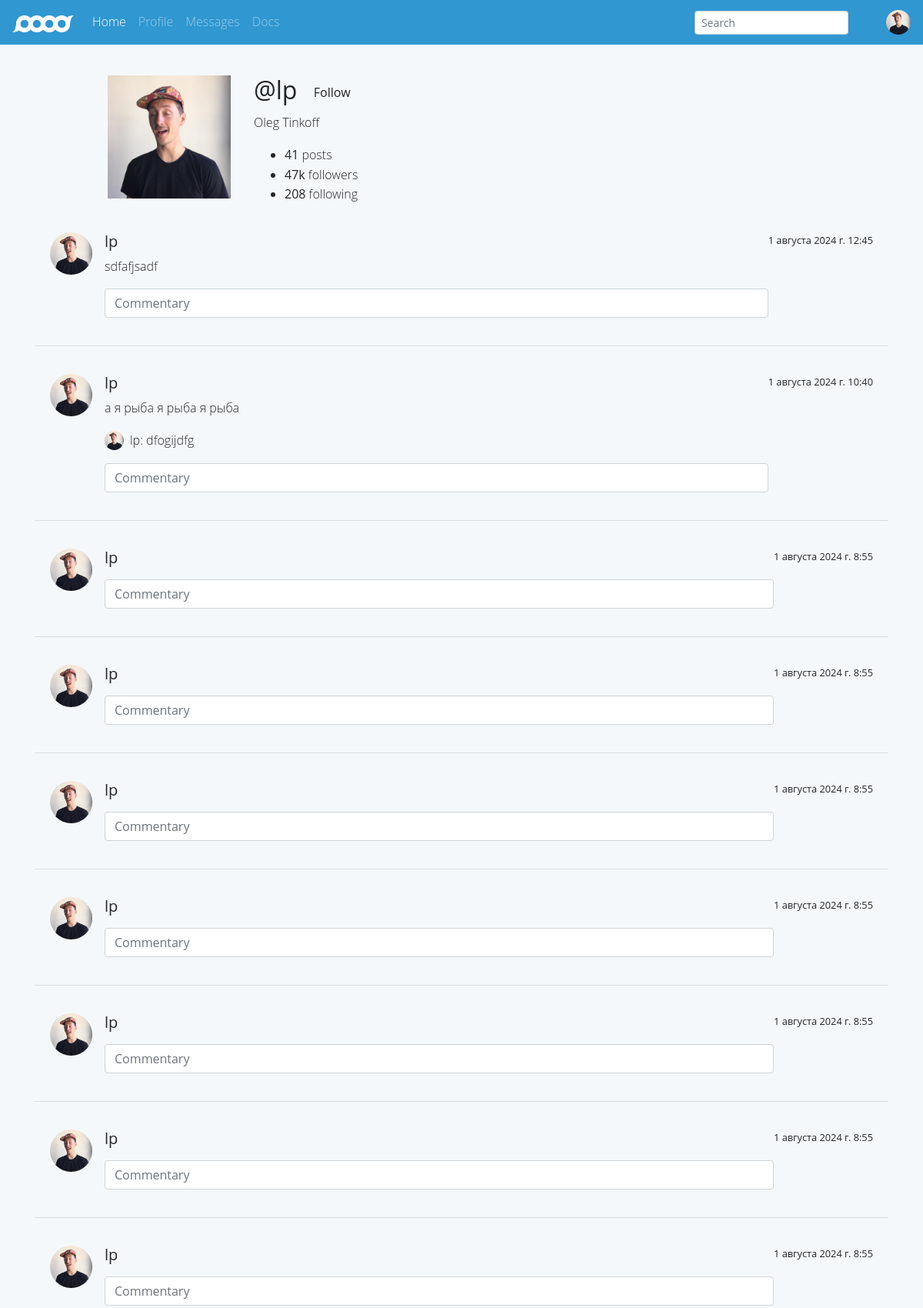
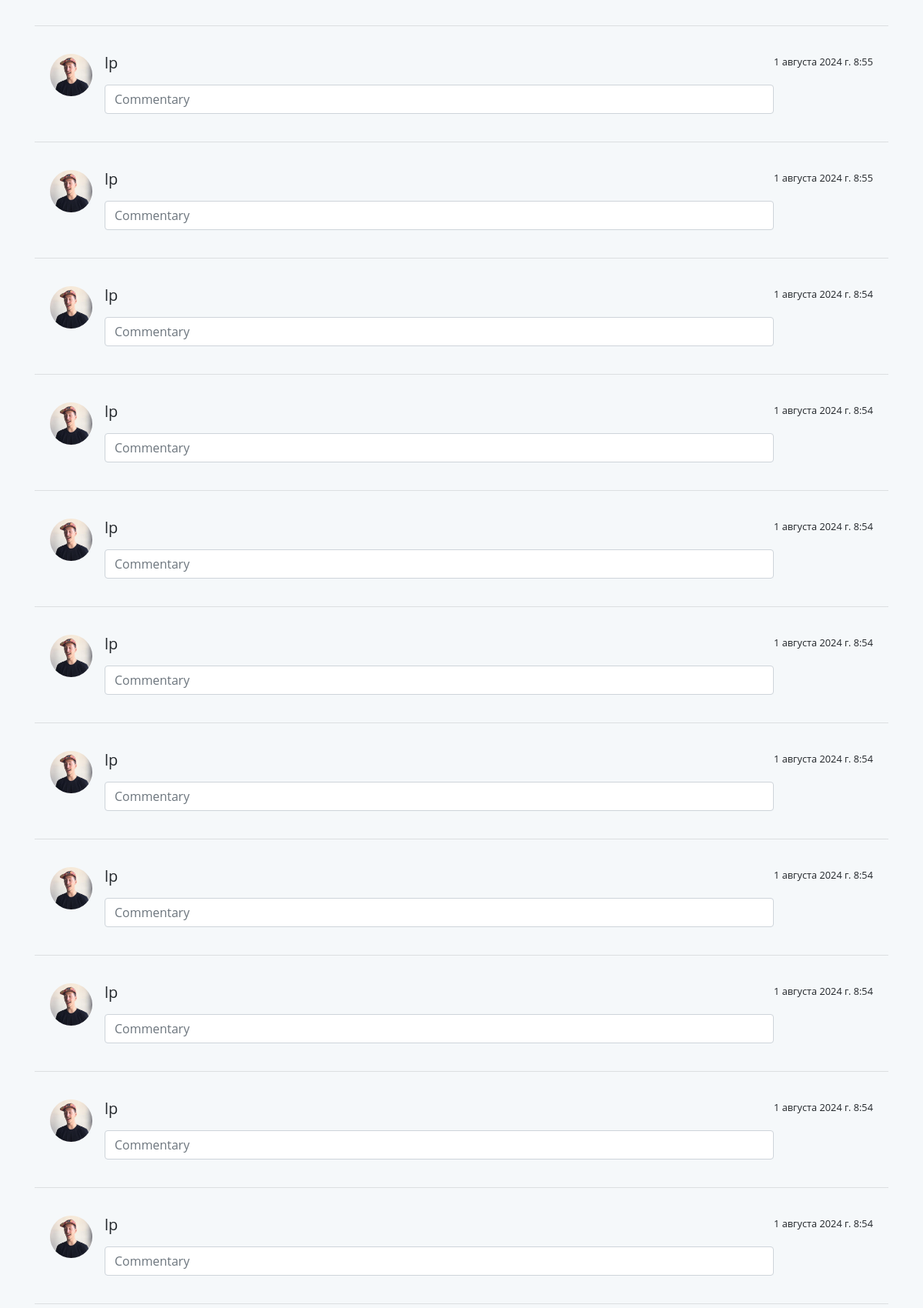
The app's page /profile/u/lp (signed in, upper part) with its own data (2 pictures, top to bottom).
### user/models.py (models this page shows, shortened)
class Users(AbstractUser):
    image = models.ImageField(upload_to="user/avatars", null=True, blank=True, verbose_name="Аватар", default="/static/img/avatar-fat.jpg")
    class Meta:
        verbose_name = "Пользователь"
        verbose_name_plural = "Пользователи"

### posts/models.py (models this page shows, shortened)
class Posts(models.Model):
    text = models.TextField(max_length=1000, verbose_name="Текст поста")
    posting_time = models.DateTimeField(auto_now_add=True, blank=True)
    user = models.ForeignKey(to=Users, on_delete=models.CASCADE)
    class Meta:
        verbose_name = ("Пост")
        verbose_name_plural = ("Посты")

class Commentaries(models.Model):
    text = models.TextField(max_length=1000, verbose_name="Текст комментария")
    post = models.ForeignKey(to=Posts, on_delete=models.CASCADE)
    user = models.ForeignKey(to=Users, on_delete=models.CASCADE)
    class Meta:
        verbose_name = ("Комментарий")
        verbose_name_plural = ("Комментарии")

### user/views.py (the view)
# urls.py: path("profile/", include(("user.urls", "user"), namespace="user")),
def profile(request, username):
    try:
        user = Users.objects.get(username = username)
    except Users.DoesNotExist:
        user = None
    if user == None:
        return HttpResponseRedirect(reverse("main:index"))
    posts = Posts.objects.all().filter(user = user).order_by("-posting_time")
    has_posts = len(posts) > 0
    posts_num = len(posts)
    follows = Follow.objects.all().filter(follower = user)
    follows_num = len(follows)
    followers = Follow.objects.all().filter(target = user)
    followers_num = len(followers)
    is_followed = len(Follow.objects.filter(follower = request.user, target = user)) > 0
    view_as = "" #owner, follower, default
    context = {
        "user":user,
        "posts":posts,
        "has_posts":has_posts,
        "posts_num":posts_num,
        "follows_num":follows_num,
        "followers_num":followers_num,
        "is_followed":is_followed,
    }
    return render(request, "user/profile.html", context)

### main/templatetags/get_commentaries.py (called while the page is built)
@register.simple_tag
def get_commentaries(post:Posts):
    commentaries = Commentaries.objects.filter(post=post)
    return commentaries

### blocks/user/templates/user/profile.html (shortened to what this page needs)
{% extends "main/base.html" %}
{% load static %}
{% load get_commentaries %}
{% block content %}
	<nav class="navbar navbar-fixed navbar-dark info-color">
    </div>
    </div>
	<main>
		<div class="container">
			<div class="row m-b-r m-t-3">
				<div class="col-md-2 offset-md-1">
					<img src="{{user.image}}" alt="" class="img-circle img-fluid">
				</div>
				<div class="col-md-9 p-t-2">
					<h2 class="h2-responsive">@{{user.username}} <button type="button" class="btn btn-info-outline waves-effect">Follow</button></h2>
					<p>{{user.first_name}} {{user.last_name}}</p>
					<ul class="flex-menu">
						<li><strong>41</strong> posts</li>
						<li><strong>47k</strong> followers</li>
						<li><strong>208</strong> following</li>
					</ul>
				</div>
			</div>
		{% if has_posts %}
		{% for post in posts %}
		<div class="card-body">
			<div class="media">
				<img src="{{post.user.image}}" alt="img" width="55px" height="55px" class="rounded-circle mr-3">
			<div class="media-body">
					<h5 class = "username_text">{{post.user.username}}</h5>
					<p class="text-justify">{{post.text}}</p>
				{% get_commentaries post as commentaries %}
				<p class = "commentaries">
					{% for commentary in commentaries %}
						<div class="media">
							<img src="{{commentary.user.image}}" alt="img" width="25px" height="25px" class="rounded-circle mr-2">
							<div class="media-body">
									<p class="card-text text-justify">{{commentary.user.username}}: {{commentary.text}}</p>
							</div>
						</div>
					{% endfor %}
				</p>
				<form class = "commentary_input" metod = "GET" action = "{% url "posts:commentary" %}">
					<input type="text" name="message" id="message" placeholder="Commentary" class="form-control form-control-md">
				</form>
			</div>
			<small>{{post.posting_time}}</small>
			</div>
			</div>
			<hr>
		{% endfor %}
	{% else %}
	<p>Постов нет<p>
	{% endif %}
{% endblock content %}

### blocks/main/templates/main/base.html (shortened to what this page needs)
<!DOCTYPE html>
{% load static %}
<html lang="en">
<head>
<link rel="stylesheet" href="https://cdnjs.cloudflare.com/ajax/libs/twitter-bootstrap/4.3.1/css/bootstrap.min.css">
<link rel="stylesheet" href="{% static "all.css" %}">
<link rel="stylesheet" href="{% static "style.css" %}">
<link rel="stylesheet" href="{% static "lightbox.min.css" %}">
</head>
<body>
    <nav class="navbar navbar-expand-md navbar-dark mb-4" style="background-color:#3097D1">
        <a href="{% url "main:index" %}" class="navbar-brand"><img src="{% static "img/brand-white.png" %}" alt="logo" class="img-fluid" width="80px" height="100px"></a>
        <div class="collapse navbar-collapse" id="responsive">
            <ul class="navbar-nav mr-auto text-capitalize">
                <li class="nav-item"><a href="main:index" class="nav-link active">home</a></li>
                <li class="nav-item"><a href="{% url "user:login" %}" class="nav-link">profile</a></li>
                <li class="nav-item"><a href="#modalview" class="nav-link" data-toggle="modal">messages</a></li>
                <li class="nav-item"><a href="notification.html" class="nav-link">docs</a></li>
            </ul>
            <form action="" class="form-inline ml-auto d-none d-md-block">
                <input type="text" name="search" id="search" placeholder="Search" class="form-control form-control-sm">
            </form>
            <a href="notification.html" class="text-decoration-none" style="color:#CBE4F2;font-size:22px;"><i class="far fa-bell ml-3 d-none d-md-block"></i></a>
            <a href="{% url "user:logout" %}">
                <img src="{{user.image}}" alt="" class="rounded-circle ml-3 d-none d-md-block" width="32px" height="32px">
            </a>
        </div>
    </nav>
    <div class="container">
        <div class="row">
{% block content %}
{% endblock content %}
</body>
</html>

### static/all.css (style rules this page uses)
.fa, .fab, .fal, .far, .fas { -moz-osx-font-smoothing: grayscale; -webkit-font-smoothing: antialiased; display: inline-block; font-style: normal; font-variant: normal; text-rendering: auto; line-height: 1 }
.fa-bell:before { content: "\f0f3" }
.fa, .far, .fas { font-family: "Font Awesome 5 Free" }

### static/style.css (style rules this page uses)
* { box-sizing: border-box; }
body { background-color: #F5F8FA; font-family: "Open Sans", "Helvetica Neue", Helvetica, Arial, sans-serif; margin: 0; font-weight: 300; line-height: 1.6; color: #212529; text-align: left; }

### records on screen
Users: image (picture), username "lp", first_name "Oleg", last_name "Tinkoff"
Posts: user.image (picture), user.username "lp", text "sdfafjsadf", posting_time "1 августа 2024 г. 12:45"
Posts: user.image (picture), user.username "lp", text "а я рыба я рыба я рыба", posting_time "1 августа 2024 г. 10:40"
Commentaries: user.image (picture), user.username "lp", text "dfogijdfg"
Posts: user.image (picture), user.username "lp", posting_time "1 августа 2024 г. 8:55"
Posts: user.image (picture), user.username "lp", posting_time "1 августа 2024 г. 8:55"
Posts: user.image (picture), user.username "lp", posting_time "1 августа 2024 г. 8:55"
Posts: user.image (picture), user.username "lp", posting_time "1 августа 2024 г. 8:55"
Posts: user.image (picture), user.username "lp", posting_time "1 августа 2024 г. 8:55"
Posts: user.image (picture), user.username "lp", posting_time "1 августа 2024 г. 8:55"
Posts: user.image (picture), user.username "lp", posting_time "1 августа 2024 г. 8:55"
Posts: user.image (picture), user.username "lp", posting_time "1 августа 2024 г. 8:55"
Posts: user.image (picture), user.username "lp", posting_time "1 августа 2024 г. 8:55"
Posts: user.image (picture), user.username "lp", posting_time "1 августа 2024 г. 8:54"
Posts: user.image (picture), user.username "lp", posting_time "1 августа 2024 г. 8:54"
Posts: user.image (picture), user.username "lp", posting_time "1 августа 2024 г. 8:54"
Posts: user.image (picture), user.username "lp", posting_time "1 августа 2024 г. 8:54"
Posts: user.image (picture), user.username "lp", posting_time "1 августа 2024 г. 8:54"
Posts: user.image (picture), user.username "lp", posting_time "1 августа 2024 г. 8:54"
Posts: user.image (picture), user.username "lp", posting_time "1 августа 2024 г. 8:54"
Posts: user.image (picture), user.username "lp", posting_time "1 августа 2024 г. 8:54"
Posts: user.image (picture), user.username "lp", posting_time "1 августа 2024 г. 8:54"
